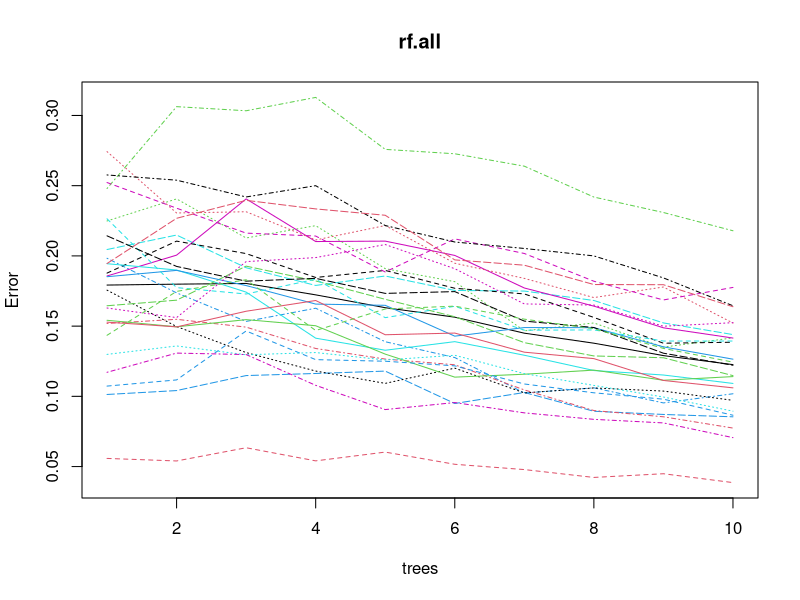

Recreate this plot in R.
library(randomForest)
data(LetterRecognition, package = "mlbench")
set.seed(seed = 123)

n = nrow(LetterRecognition)
n_test = floor(0.2 * n)
i_test = sample.int(n, n_test)
train = LetterRecognition[-i_test, ]
test = LetterRecognition[i_test, ]

rf.all = randomForest(lettr ~ ., train, ntree = 10, norm.votes = FALSE)
pred = predict(rf.all, test)
  
correct = sum(pred == test$lettr)
cat("Proportion Correct:", correct/(n_test), "\n")
plot(rf.all)
